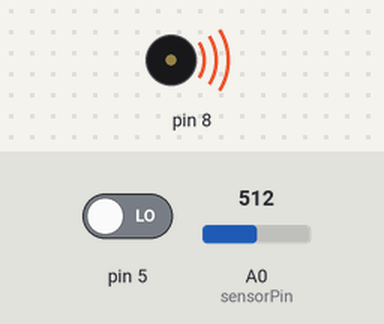
Bench run of a sketch on a simulated Arduino Uno, built with avr-gcc and run on an emulated ATmega328P. Parts: buzzer (waves = sounding). Inputs (shaded band) come from the test bench; at power-on: pin 5 LOW, A0 (sensorPin) = 512. No radio packets arrive unless stated.

Above: at 1.9 s.
2.0 s: pin 5 driven HIGH
At 2.9 s:
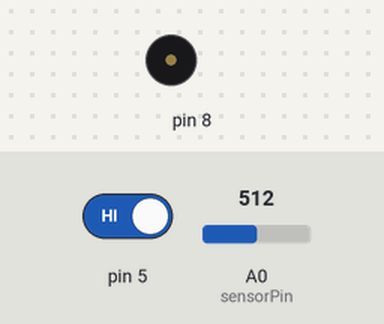
3.7 s: pin 5 driven LOW
At 4.8 s:
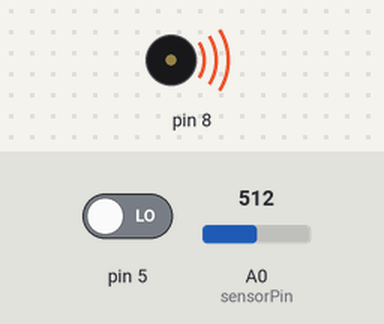
Timing chart, 0 to 6.7 s (numbered marks = the images above; inputs shaded):
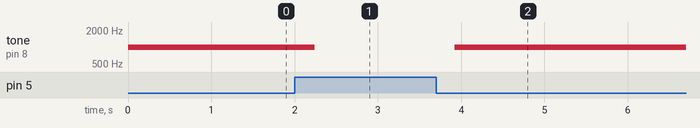

The sketch:

Midterm2.ino
```cpp
#include <RH_ASK.h>
#include <SPI.h>

RH_ASK driver;
int sensorPin = 0;

// const int sensorMin = 0;     // sensor minimum
// const int sensorMax = 1024;  // sensor maximum

int firePin = 1;

void setup()
{
  pinMode(5, INPUT);
    if (!driver.init())
         Serial.println("init failed");
}

void loop()
{
  int sensorReading = digitalRead(5);

  // map the sensor range (four options):
  // ex: 'long int map(long int, long int, long int, long int, long int)'
  // int range = map(sensorReading, sensorMin, sensorMax, 0, 3);

  char message[16];
  String str;
  // range value:
  switch (sensorReading) {
  case 0:    // A fire is close.
    str = "Close Fire!    ";
    str.toCharArray(message, 16);
    tone(8, 1000);
    break;
  case 1:    // No fire detected.
    int reading = analogRead(sensorPin);
    float voltage = reading * 5.0;
    voltage /= 1024.0;
    float temperatureC = (voltage - 0.5) * 100 ;
    float temperatureF = (temperatureC * 9.0 / 5.0) + 32.0;
    dtostrf(temperatureF, 6, 2, message);
    char ending[9] = " F       ";
    sprintf(message,"%s%s",message,ending);
    noTone(8);
    break;
  }
    const char *msg = message;
    driver.send((uint8_t *)msg, strlen(msg));
    driver.waitPacketSent();
    delay(500);
}
```

Measured:
- after the input at 2.0 s, tone on pin 8: 1000 Hz → silent after 0.24 s
- after the input at 3.7 s, tone on pin 8: silent → 1000 Hz after 0.23 s
